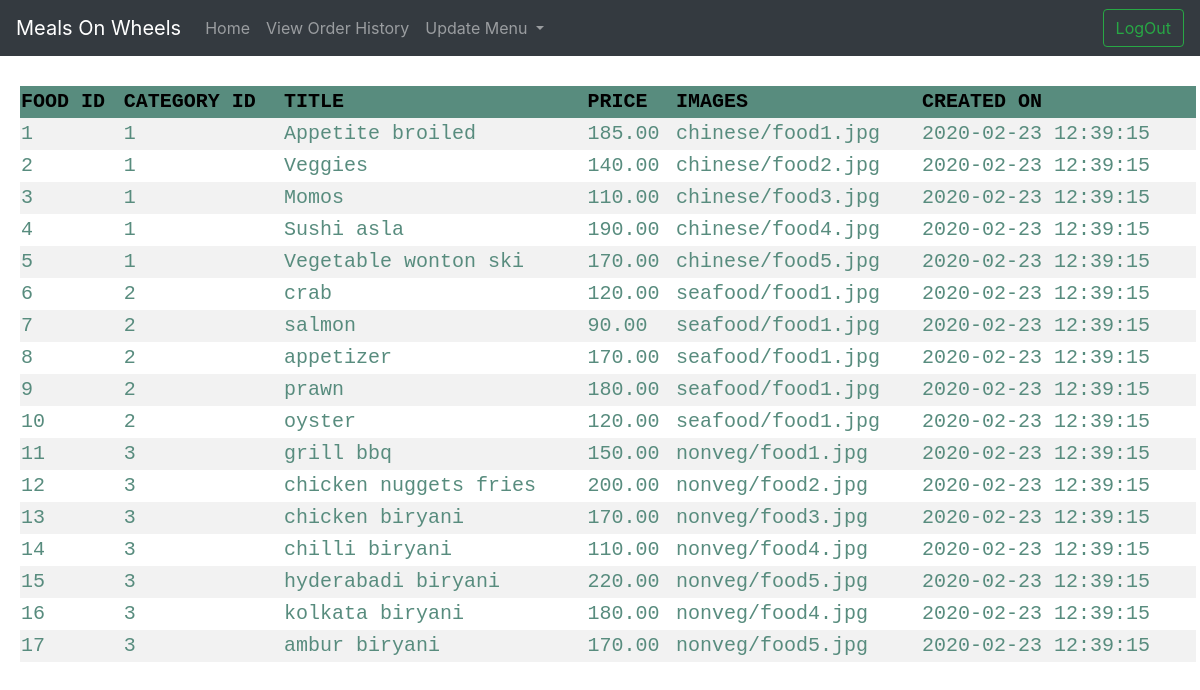
/selectAllFood.php, run on the app's committed database.
### tables this page shows
CREATE TABLE IF NOT EXISTS food(
    id INT(5) NOT NULL AUTO_INCREMENT PRIMARY KEY,
    category_id INT(5) REFERENCES foodcategory(id) ON DELETE CASCADE,
    title VARCHAR(20),
    price DECIMAL(7, 2),
    image VARCHAR(30),
    createdOn TIMESTAMP NOT NULL DEFAULT CURRENT_TIMESTAMP
);

### selectAllFood.php (the view, shortened to what this page needs)
<?php
    require 'dbconfig/config.php';
?>
<!DOCTYPE html>
<html>
<head>
  <link rel="stylesheet" href="https://stackpath.bootstrapcdn.com/bootstrap/4.3.1/css/bootstrap.min.css">
</head>
<body>
<div>
<nav class="navbar navbar-expand-lg navbar-dark bg-dark">
  <a class="navbar-brand" href="#">Meals On Wheels</a>
  <div class="collapse navbar-collapse" id="navbarSupportedContent">
    <ul class="navbar-nav mr-auto">
      <li class="nav-item">
        <a class="nav-link" href="admin-home.php">Home</a>
      </li>
      <li class="nav-item">
        <a class="nav-link" href="selectOrderHistory.php">View Order History</a>
      </li>
      <li class="nav-item dropdown">
        <a class="nav-link dropdown-toggle" href="#" id="navbarDropdown" role="button" data-toggle="dropdown" aria-haspopup="true" aria-expanded="false">
          Update Menu
        </a>
      </li>
    </ul>
    <form class="form-inline my-2 my-lg-0" method="post">
		<button class="btn btn-outline-success my-2 my-sm-0" type="submit" name="logout">LogOut</button>
      </form>
  </div>
</nav>
</div>
<div>
<table>
    <tr>
        <th>FOOD ID</th>
        <th>CATEGORY ID</th>
        <th>TITLE</th>
        <th>PRICE</th>
        <th>IMAGES</th>
        <th>CREATED ON</th>
    </tr>
    <?php
        $sql="select * FROM food";
        $result=$con->query($sql);
        if($result->num_rows>0)
        {
            while($row=$result->fetch_assoc())
            {
                echo"<tr><td>".$row["id"]."</td><td>".$row["category_id"]."</td><td>".$row["title"]."</td><td>".$row["price"]."</td><td>".$row["image"]."</td><td>".$row["createdOn"]."</td></tr>";
            }
            echo "</table>";
        }
        else{
            echo"0 result";
        }
    ?>
</div>
</body>
</html>

### selectAllFood.php (style rules this page uses)
table { margin-top:30px; margin-left: 20px; margin-right: 20px; border-collapse: collapse; width:98%; color: #588c7e; font-family: monospace; font-size:20px; text-align: left; }
th { background-color: #588c7e; color: black; }
tr:nth-child(even) { background-color: #f2f2f2 }

### data on the page
food: id "1", category "1", title "Appetite broiled", price "185.00", image "chinese/food1.jpg", createdOn "2020-02-23 12:39:15"
food: id "2", category "1", title "Veggies", price "140.00", image "chinese/food2.jpg", createdOn "2020-02-23 12:39:15"
food: id "3", category "1", title "Momos", price "110.00", image "chinese/food3.jpg", createdOn "2020-02-23 12:39:15"
food: id "4", category "1", title "Sushi asla", price "190.00", image "chinese/food4.jpg", createdOn "2020-02-23 12:39:15"
food: id "5", category "1", title "Vegetable wonton ski", price "170.00", image "chinese/food5.jpg", createdOn "2020-02-23 12:39:15"
food: id "6", category "2", title "crab", price "120.00", image "seafood/food1.jpg", createdOn "2020-02-23 12:39:15"
food: id "7", category "2", title "salmon", price "90.00", image "seafood/food1.jpg", createdOn "2020-02-23 12:39:15"
food: id "8", category "2", title "appetizer", price "170.00", image "seafood/food1.jpg", createdOn "2020-02-23 12:39:15"
food: id "9", category "2", title "prawn", price "180.00", image "seafood/food1.jpg", createdOn "2020-02-23 12:39:15"
food: id "10", category "2", title "oyster", price "120.00", image "seafood/food1.jpg", createdOn "2020-02-23 12:39:15"
food: id "11", category "3", title "grill bbq", price "150.00", image "nonveg/food1.jpg", createdOn "2020-02-23 12:39:15"
food: id "12", category "3", title "chicken nuggets fries", price "200.00", image "nonveg/food2.jpg", createdOn "2020-02-23 12:39:15"
food: id "13", category "3", title "chicken biryani", price "170.00", image "nonveg/food3.jpg", createdOn "2020-02-23 12:39:15"
food: id "14", category "3", title "chilli biryani", price "110.00", image "nonveg/food4.jpg", createdOn "2020-02-23 12:39:15"
food: id "15", category "3", title "hyderabadi biryani", price "220.00", image "nonveg/food5.jpg", createdOn "2020-02-23 12:39:15"
food: id "16", category "3", title "kolkata biryani", price "180.00", image "nonveg/food4.jpg", createdOn "2020-02-23 12:39:15"
food: id "17", category "3", title "ambur biryani", price "170.00", image "nonveg/food5.jpg", createdOn "2020-02-23 12:39:15"
